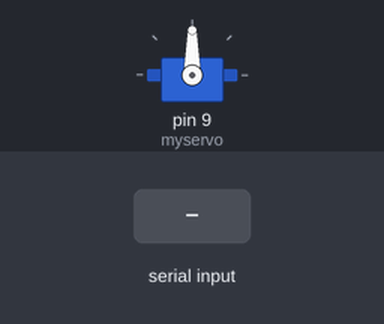
The sketch below on a simulated Arduino Uno, built with avr-gcc and run on an emulated ATmega328P. Shown: servo. The test bench sets the inputs (shaded band). What the sketch prints to the serial monitor is not drawn.

Above: at 5.2 s.
5.3 s: "90,45\n" received over Serial
At 6.5 s:
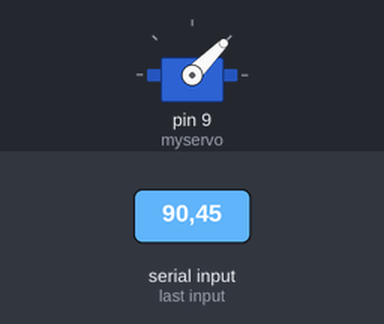
6.8 s: "30,150\n" received over Serial
At 7.9 s:
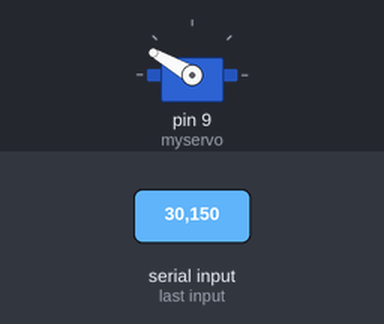
8.3 s: "90\n" received over Serial
At 8.9 s:
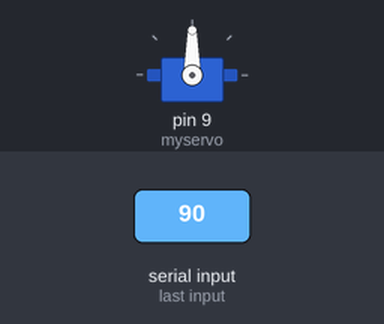
Timing chart, 0 to 11.3 s (numbered marks = the images above; inputs shaded):
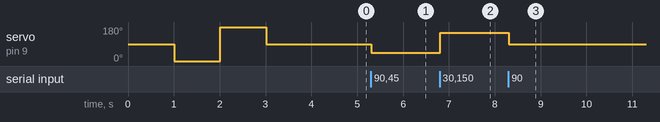

The sketch:

Project_14_Code.ino
```cpp
#include <Servo.h>
Servo myservo;
int pos = 0;
void setup()
{
  Serial.begin(9600);
  while (!Serial);
  delay(1000);
  myservo.attach(9);
  Serial.println("calibrating servo...");
  for (pos = 0; pos <= 180; pos += 1)
    myservo.write(0);
  delay(1000);
  myservo.write(180);
  delay(1000);
  myservo.write(90);
  delay(1000);
  Serial.println("servo calibrated");
  Serial.println("————————————");
  Serial.println("Comand input online, write command to perform action");
  Serial.println("————————————");
}
void loop() {
  for (pos = 0; pos <= 180; pos += 1)
    if (Serial.available())
    {
      int state = Serial.parseInt();
      if (state < 10)
      {
        Serial.print(">");
        Serial.println(state);
        Serial.println("cannot execute command, too low number");
      }
      if (state >= 10 && state < 170)
      {
        Serial.print(">");
        Serial.println(state);
        Serial.print("turning servo to ");
        Serial.print(state);
        Serial.println(" degrees");
        myservo.write(state);
      }
    }
}
```

Measured:
- after the input at 5.3 s, servo on pin 9 (myservo): 90° → 45° at once
- after the input at 6.8 s, servo on pin 9 (myservo): 45° → 150° at once
- after the input at 8.3 s, servo on pin 9 (myservo): 150° → 90° at once
